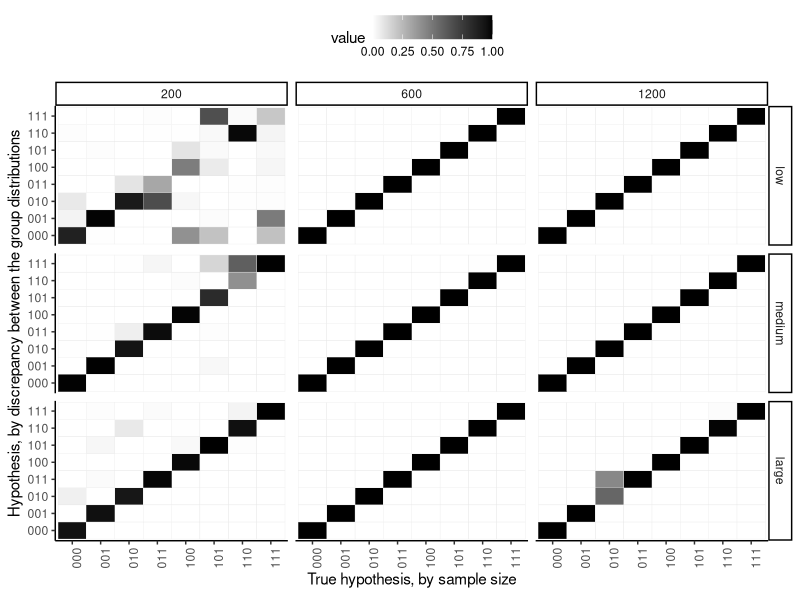

The R source for this figure:
# Reproduce figures/fig4-v1.eps

## Load the relevant libraries
library(dplyr)
library(ggplot2)
library(readr)

## Create the plot
p <-
    readr::read_csv("data/fig4-v1-g.csv") %>%
    dplyr::mutate(
        N = factor(N),
        l = factor(l, labels = c("low", "medium", "large")),
        H0 = factor(H0),
        H1 = factor(H1)
    ) %>%
    ggplot(aes(H0, H1)) +
    geom_tile(aes(fill = value), color = "grey90") +
    facet_grid(l ~ N) +
    labs(
        y = "Hypothesis, by discrepancy between the group distributions",
        x = expression(paste("True hypothesis, by sample size"))
    ) +
    theme_classic() +
    theme(legend.position = "top") +
    scale_fill_gradient(low = "white", high = "black") +
    theme(axis.text.x = element_text(angle = 90))

## Save the plot in pdf format
ggsave("figures/fig4-v1.eps", p, width = 6, height = 5)
